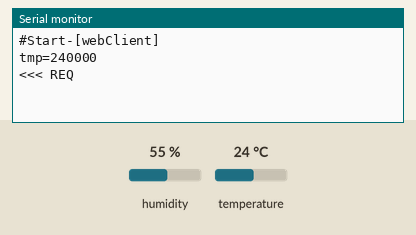
Recording of a sketch running on a simulated Arduino Uno, built with avr-gcc and run on an emulated ATmega328P. Parts: the last lines printed to the serial monitor. The inputs (shaded band) are chosen by the test bench; at power-on: temperature 24 °C, humidity 55 %.

Above: at 6.2 s.
6.3 s: temperature set to 12 °C
At 8.7 s:
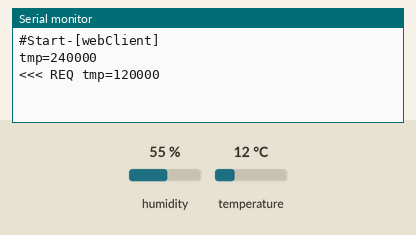
9.0 s: temperature set to 19 °C
At 12.2 s:
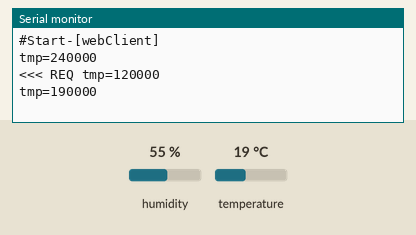
Timing chart, 0 to 13.7 s (numbered marks = the images above; inputs shaded):
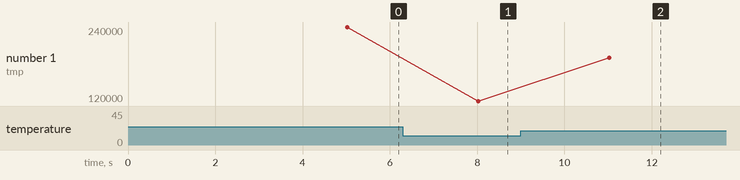

The sketch:

enc28_7seg4_0109.ino
```cpp
#include <EtherCard.h>
#include "DHT.h"

#define DHTPIN 2     // what digital pin we're connected to
#define DHTTYPE DHT11   // DHT 11
DHT dht(DHTPIN, DHTTYPE);

// ethernet interface mac address, must be unique on the LAN
static byte mymac[] = { 0x74,0x69,0x69,0x2D,0x30,0x32 };
byte Ethernet::buffer[700];

unsigned long timer;
static uint32_t mTimerTmp;
static uint32_t mTimerDBG;
static const char website[] PROGMEM = "dns1234.com";
String mTimeStr="";
int mTempNum =0;


// called when the client request is complete
static void my_callback (byte status, word off, word len) {
  Serial.println(">>>");
  delay(500);

  Ethernet::buffer[off+300] = 0;
  //Serial.print((const char*) Ethernet::buffer + off);
  String response =(const char*) Ethernet::buffer + off;
  int iSt=0;
  iSt = response.indexOf("res=");
  if(iSt >= 0){
    iSt = iSt+ 4;
    String sDat = response.substring(iSt );
    if(sDat.length() >= 4){
      mTimeStr = sDat.substring(0, 4);
    }
  }
//Serial.println("...");
//Serial.println("response="+response);
//mTimeStr
}

//
void setup () {
  mTimeStr="0000";
  Serial.begin( 9600);
  dht.begin();
  Serial.println(("#Start-[webClient]"));

  if (ether.begin(sizeof Ethernet::buffer, mymac) == 0)
    Serial.println(F("Failed to access Ethernet controller"));
  if (!ether.dhcpSetup())
    Serial.println(F("DHCP failed"));

//  ether.printIp("IP:  ", ether.myip);
//  ether.printIp("GW:  ", ether.gwip);
//  ether.printIp("DNS: ", ether.dnsip);
  if (!ether.dnsLookup(website))
    Serial.println("DNS failed");

//  ether.printIp("SRV: ", ether.hisip);
  delay( 5000 );
}

void loop () {
    float iTemp = dht.readTemperature();
    if (  isnan(iTemp) ) {
      Serial.println("Failed to read from DHT sensor!");
      delay(500);
      return;
    }
    if (millis() > mTimerTmp) {
      mTimerTmp = millis()+3000;
      mTempNum =(int) iTemp;
      char sTmp[2+1];
      sprintf(sTmp, "%02d", (int) iTemp);
      Serial.print("tmp=");
      Serial.print(sTmp);
      Serial.println(mTimeStr);
    }
    ether.packetLoop(ether.packetReceive());
    if (millis() > timer) {
      timer = millis()+ 60000;
      Serial.println();
      Serial.print("<<< REQ ");
      char buff[32+1]="";
      int iNum=(int) iTemp;
      sprintf(buff, "?mc_id=1&tmp=%d",  iNum);
//Serial.print("buff=");
//Serial.println(buff);
      ether.browseUrl(PSTR("/api1234.php"), buff, website, my_callback);
    }
}
```

Measured:
- after the input at 6.3 s, the serial monitor: prints a new line after 1.7 s (image 1)
- after the input at 9.0 s, the serial monitor: prints a new line after 2.0 s (image 2)
- plotted number 1: 240000 → 120000 after the input at 6.3 s, 120000 → 190000 after the input at 9.0 s
